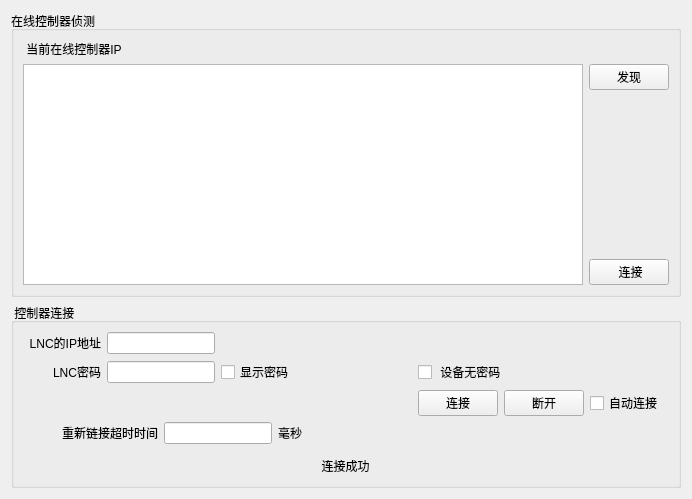
          <widget class="QWidget" name="tab_lnc_com">
           <attribute name="title">
            <string>连接设置</string>
           </attribute>
           <layout class="QGridLayout" name="gridLayout_50">
            <item row="0" column="0">
             <widget class="QGroupBox" name="groupBox_5">
              <property name="title">
               <string>在线控制器侦测</string>
              </property>
              <layout class="QGridLayout" name="gridLayout_14">
               <item row="0" column="0">
                <widget class="QLabel" name="label_20">
                 <property name="text">
                  <string> 当前在线控制器IP</string>
                 </property>
                </widget>
               </item>
               <item row="1" column="1">
                <widget class="QPushButton" name="btFindLNC">
                 <property name="text">
                  <string>发现</string>
                 </property>
                </widget>
               </item>
               <item row="2" column="1">
                <spacer name="verticalSpacer_6">
                 <property name="orientation">
                  <enum>Qt::Vertical</enum>
                 </property>
                 <property name="sizeHint" stdset="0">
                  <size>
                   <width>20</width>
                   <height>163</height>
                  </size>
                 </property>
                </spacer>
               </item>
               <item row="3" column="1">
                <widget class="QPushButton" name="btConnectLncByFind">
                 <property name="text">
                  <string> 连接</string>
                 </property>
                </widget>
               </item>
               <item row="1" column="0" rowspan="3">
                <widget class="QListView" name="lvLncIP"/>
               </item>
              </layout>
             </widget>
            </item>
            <item row="1" column="0">
             <widget class="QGroupBox" name="groupBox_6">
              <property name="title">
               <string> 控制器连接</string>
              </property>
              <layout class="QGridLayout" name="gridLayout_13">
               <item row="0" column="0">
                <widget class="QLabel" name="label_19">
                 <property name="text">
                  <string>LNC的IP地址</string>
                 </property>
                 <property name="alignment">
                  <set>Qt::AlignRight|Qt::AlignTrailing|Qt::AlignVCenter</set>
                 </property>
                </widget>
               </item>
               <item row="0" column="1" colspan="2">
                <widget class="QLineEdit" name="leLncIP"/>
               </item>
               <item row="0" column="3" colspan="7">
                <spacer name="horizontalSpacer_12">
                 <property name="orientation">
                  <enum>Qt::Horizontal</enum>
                 </property>
                 <property name="sizeHint" stdset="0">
                  <size>
                   <width>379</width>
                   <height>20</height>
                  </size>
                 </property>
                </spacer>
               </item>
               <item row="1" column="0">
                <widget class="QLabel" name="label_24">
                 <property name="text">
                  <string> LNC密码</string>
                 </property>
                 <property name="alignment">
                  <set>Qt::AlignRight|Qt::AlignTrailing|Qt::AlignVCenter</set>
                 </property>
                </widget>
               </item>
               <item row="1" column="1" colspan="2">
                <widget class="QLineEdit" name="leLNCPaswd"/>
               </item>
               <item row="1" column="3" colspan="3">
                <widget class="QCheckBox" name="chbDispLncPaswd">
                 <property name="text">
                  <string>显示密码</string>
                 </property>
                </widget>
               </item>
               <item row="1" column="6">
                <spacer name="horizontalSpacer_13">
                 <property name="orientation">
                  <enum>Qt::Horizontal</enum>
                 </property>
                 <property name="sizeHint" stdset="0">
                  <size>
                   <width>62</width>
                   <height>20</height>
                  </size>
                 </property>
                </spacer>
               </item>
               <item row="1" column="7" colspan="2">
                <widget class="QCheckBox" name="chbNoLncPaswd">
                 <property name="text">
                  <string> 设备无密码</string>
                 </property>
                </widget>
               </item>
               <item row="2" column="0" colspan="7">
                <spacer name="horizontalSpacer_14">
                 <property name="orientation">
                  <enum>Qt::Horizontal</enum>
                 </property>
                 <property name="sizeHint" stdset="0">
                  <size>
                   <width>357</width>
                   <height>20</height>
                  </size>
                 </property>
                </spacer>
               </item>
               <item row="2" column="7">
                <widget class="QPushButton" name="btConnectLncByIP">
                 <property name="text">
                  <string>连接</string>
                 </property>
                </widget>
               </item>
               <item row="2" column="8">
                <widget class="QPushButton" name="btDisconnectLnc">
                 <property name="text">
                  <string>断开</string>
                 </property>
                </widget>
               </item>
               <item row="2" column="9">
                <widget class="QCheckBox" name="chbConnectLncAuto">
                 <property name="text">
                  <string>自动连接</string>
                 </property>
                </widget>
               </item>
               <item row="3" column="0" colspan="2">
                <widget class="QLabel" name="label_11">
                 <property name="text">
                  <string>重新链接超时时间</string>
                 </property>
                 <property name="alignment">
                  <set>Qt::AlignRight|Qt::AlignTrailing|Qt::AlignVCenter</set>
                 </property>
                </widget>
               </item>
               <item row="3" column="2" colspan="2">
                <widget class="QLineEdit" name="leLncTimeOut"/>
               </item>
               <item row="3" column="4">
                <widget class="QLabel" name="label_12">
                 <property name="text">
                  <string>毫秒</string>
                 </property>
                </widget>
               </item>
               <item row="3" column="5" rowspan="2" colspan="5">
                <spacer name="horizontalSpacer_45">
                 <property name="orientation">
                  <enum>Qt::Horizontal</enum>
                 </property>
                 <property name="sizeHint" stdset="0">
                  <size>
                   <width>330</width>
                   <height>20</height>
                  </size>
                 </property>
                </spacer>
               </item>
               <item row="4" column="9" rowspan="2">
                <spacer name="horizontalSpacer_9">
                 <property name="orientation">
                  <enum>Qt::Horizontal</enum>
                 </property>
                 <property name="sizeHint" stdset="0">
                  <size>
                   <width>69</width>
                   <height>20</height>
                  </size>
                 </property>
                </spacer>
               </item>
               <item row="5" column="0">
                <spacer name="horizontalSpacer_8">
                 <property name="orientation">
                  <enum>Qt::Horizontal</enum>
                 </property>
                 <property name="sizeHint" stdset="0">
                  <size>
                   <width>72</width>
                   <height>20</height>
                  </size>
                 </property>
                </spacer>
               </item>
               <item row="5" column="1" colspan="8">
                <widget class="QLabel" name="lbLncConnectStatus">
                 <property name="text">
                  <string>连接成功</string>
                 </property>
                 <property name="alignment">
                  <set>Qt::AlignCenter</set>
                 </property>
                </widget>
               </item>
              </layout>
             </widget>
            </item>
           </layout>
          </widget>
